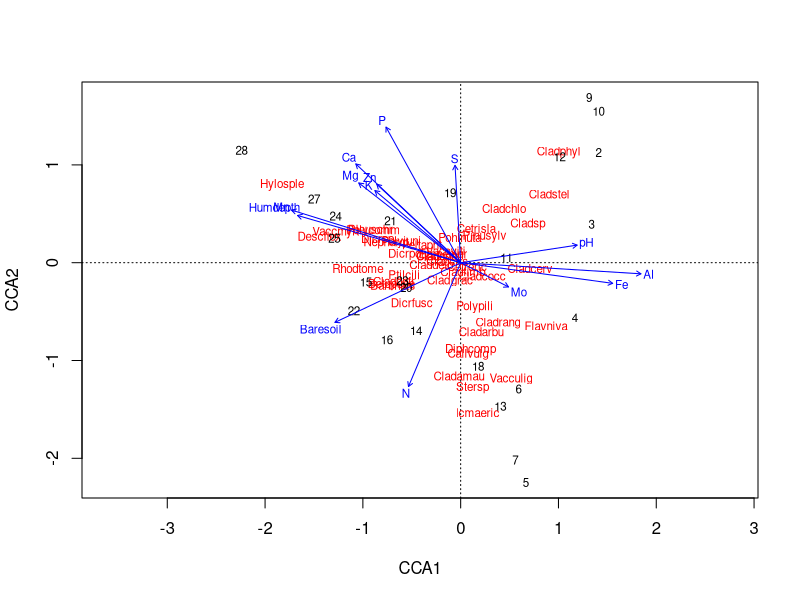
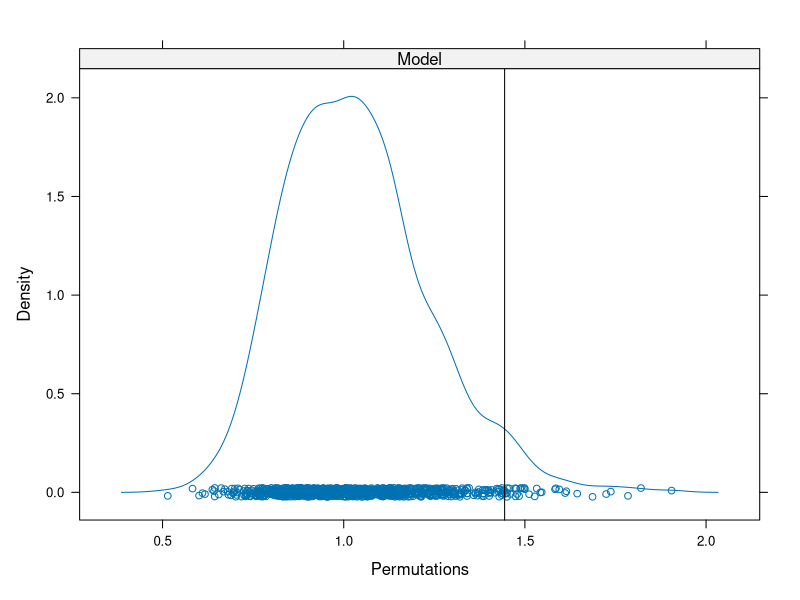
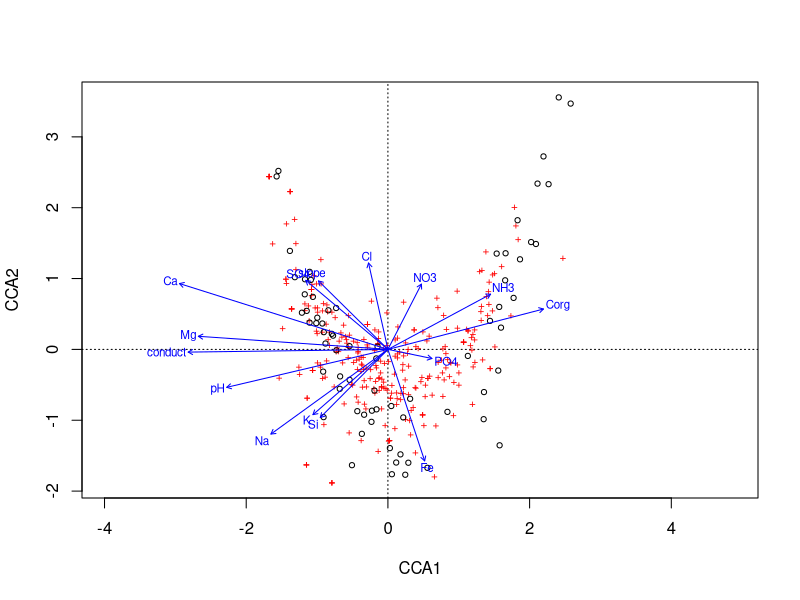
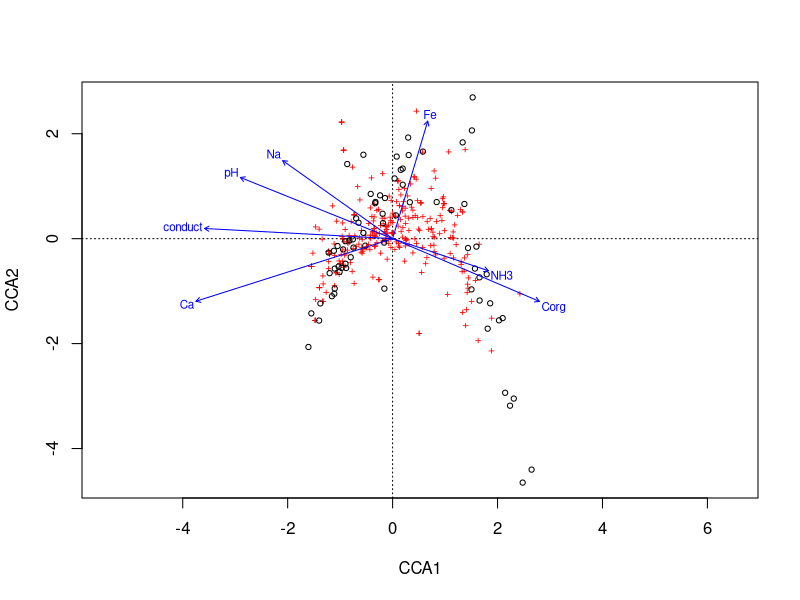
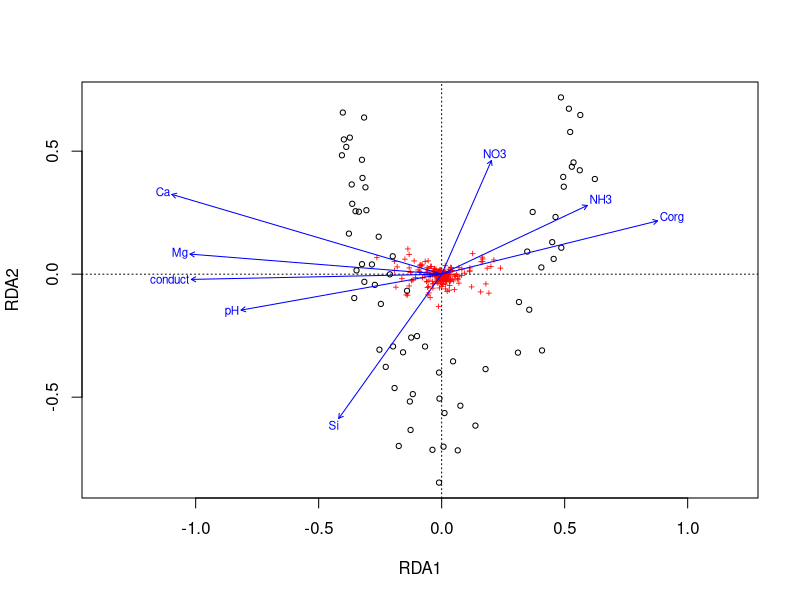

The R source for these figures, in order: (Note: this script raises an error after producing the figures.)
## ---- chunk 1
options(htmltools.dir.version = FALSE)
knitr::opts_chunk$set(cache = TRUE, dev = 'svg', echo = TRUE, message = FALSE, warning = FALSE,
                      fig.height=6, fig.width = 1.777777*6)
library("vegan")
library("ggplot2")
data(varespec)
data(varechem)

## plot defaults
theme_set(theme_minimal(base_size = 16, base_family = 'Fira Sans'))
## ---- chunk 2
cca1 <- cca(varespec ~ ., data = varechem)
cca1
## ---- chunk 3
rda1 <- rda(varespec ~ ., data = varechem)
rda1
## ---- chunk 4
eigenvals(cca1)
## ---- chunk 5
library("vegan")
data(varechem, varespec)
## ---- chunk 6
mycca1 <- cca(varespec ~ N + P + K, data = varechem)
mycca1
## ---- chunk 7
ev <- eigenvals(mycca1, model = "constrained")
head(ev)
length(ev)
## ---- chunk 8
str(scores(cca1, choices = 1:4, display = c("species","sites")), max = 1)
head(scores(cca1, choices = 1:2, display = "sites"))
## ---- chunk 9
scores(cca1, choices = 1:2, display = "species", scaling = 3)
## ---- chunk 10
scrs <- scores(mycca1, display = "sites", choices = c(2,3),
               scaling = "sites", hill = TRUE)
head(scrs)
## ---- chunk 11
pcca <- cca(X = varespec,
            Y = varechem[, "Ca", drop = FALSE],
            Z = varechem[, "pH", drop = FALSE])
## ---- chunk 12
pcca <- cca(varespec ~ Ca + Condition(pH), data = varechem) ## easier!
## ---- chunk 13
pcca <- cca(varespec ~ Ca + Condition(pH), data = varechem) ## easier!
pcca
## ---- chunk 14
plot(cca1)
## ---- chunk 15
vare.cca <- cca(varespec ~ Al + P*(K + Baresoil), data = varechem)
vare.cca
## ---- chunk 16
vif.cca(cca1)
## ---- chunk 17
upr <- cca(varespec ~ ., data = varechem)
lwr <- cca(varespec ~ 1, data = varechem)
set.seed(1)
mods <- ordistep(lwr, scope = formula(upr), trace = 0)
## ---- chunk 18
mods
## ---- chunk 19
mods$anova
## ---- chunk 20
mods2 <- step(upr, scope = list(lower = formula(lwr), upper = formula(upr)), trace = 0,
              test = "perm")
mods2
## ---- chunk 21

## ---- chunk 22
RsquareAdj(cca1)
## ---- chunk 23
ordiR2step(lwr, upr, trace = FALSE)
## ---- chunk 24
pstat <- permustats(anova(cca1))
summary(pstat)
## ---- chunk 25

## ---- chunk 26
densityplot(pstat)
## ---- chunk 27
set.seed(42)
(perm <- anova(cca1))
## ---- chunk 28
args(anova.cca)
## ---- chunk 29
set.seed(1)
anova(mods, by = "axis")
## ---- chunk 30
set.seed(5)
anova(mods, by = "terms")
## ---- chunk 31
set.seed(10)
anova(mods, by = "margin")
## ---- chunk 32
## load vegan
library("vegan")

## load the data
spp <- read.csv("data/meadow-spp.csv", header = TRUE, row.names = 1)
env <- read.csv("data/meadow-env.csv", header = TRUE, row.names = 1)
## ---- chunk 33
m1 <- cca(spp ~ ., data = env)
set.seed(32)
anova(m1)
## ---- chunk 34
plot(m1)
## ---- chunk 35

## ---- chunk 36
set.seed(67)
lwr <- cca(spp ~ 1, data = env)
( m2 <- ordistep(lwr, scope = formula(m1), trace = FALSE) )
## ---- chunk 37
plot(m2)
## ---- chunk 38

## ---- chunk 39
m2$anova
## ---- chunk 40
spph <- decostand(spp, method = "hellinger")
m3 <- rda(spph ~ ., data = env)
lwr <- rda(spph ~ 1, data = env)
m4 <- ordistep(lwr, scope = formula(m3),
               trace = FALSE)
## ---- chunk 41
m4
## ---- chunk 42
plot(m4)
## ---- chunk 43

## ---- chunk 44
m5 <- ordiR2step(lwr, scope = formula(m3), trace = FALSE)
m5$anova
## ---- chunk 45
knitr::include_graphics("./resources/cyclic-shifts-figure.png")
## ---- chunk 46
shuffle(10, control = how(within = Within(type = "series")))
## ---- chunk 47
set.seed(4)
h <- how(within = Within(type = "grid",
                         ncol = 3, nrow = 3))
perm <- shuffle(9, control = h)
matrix(perm, ncol = 3)
## ---- chunk 48
knitr::include_graphics("./resources/Toroidal_coord.png")
## ---- chunk 49
knitr::include_graphics("./resources/cyclic-shifts-with-mirror-figure.svg")
## ---- chunk 50
plt <- gl(3, 10)
h <- how(within = Within(type = "series"), plots = Plots(strata = plt))
## ---- chunk 51
args(Within)
args(Plots)
## ---- chunk 52
args(how)
## ---- chunk 53
plt <- gl(3, 10)
h <- how(within = Within(type = "series"),
         plots = Plots(strata = plt))
set.seed(4)
p <- shuffle(30, control = h)
do.call("rbind", split(p, plt)) ## look at perms in context
## ---- chunk 54
plt <- gl(3, 10)
h <- how(within = Within(type = "series", constant = TRUE),
         plots = Plots(strata = plt))
set.seed(4)
p <- shuffle(30, control = h)
do.call("rbind", split(p, plt)) ## look at perms in context
## ---- chunk 55
## load vegan
library("vegan")

## load the data
spp <- read.csv("data/ohraz-spp.csv", header = TRUE, row.names = 1)
env <- read.csv("data/ohraz-env.csv", header = TRUE, row.names = 1)
molinia <- spp[, 1]
spp <- spp[, -1]

## Year as numeric
env <- transform(env, year = as.numeric(as.character(year)))
## ---- chunk 56
c1 <- rda(spp ~ year + year:mowing + year:fertilizer + year:removal + Condition(plotid), data = env)
(h <- how(within = Within(type = "none"), plots = Plots(strata = env$plotid, type = "free")))
## ---- chunk 57
set.seed(42)
anova(c1, permutations = h, model = "reduced")
## ---- chunk 58
set.seed(24)
anova(c1, permutations = h, model = "reduced", by = "axis")
## ---- chunk 59
## load data
crayfish <- head(read.csv("data/crayfish-spp.csv")[, -1], -1)
design <- read.csv("data/crayfish-design.csv", skip = 1)[, -1]

## fixup the names
names(crayfish) <- gsub("\\.", "", names(crayfish))
names(design) <- c("Watershed", "Stream", "Reach", "Run",
                   "Stream.Nested", "ReachNested", "Run.Nested")
## ---- chunk 60
m.pca <- rda(crayfish)
summary(eigenvals(m.pca))
## ---- chunk 61
layout(matrix(1:2, ncol = 2))
biplot(m.pca, type = c("text", "points"), scaling = "species")
set.seed(23)
ev.pca <- envfit(m.pca ~ Watershed, data = design, scaling = "species")
plot(ev.pca, labels = levels(design$Watershed), add = FALSE)
layout(1)
## ---- chunk 62

## ---- chunk 63
m.ws <- rda(crayfish ~ Watershed, data = design)
m.ws
## ---- chunk 64
summary(eigenvals(m.ws, constrained = TRUE))
## ---- chunk 65
set.seed(1)
ctrl <- how(nperm = 499, within = Within(type = "none"),
            plots = with(design, Plots(strata = Stream, type = "free")))
(sig.ws <- anova(m.ws, permutations = ctrl))
## ---- chunk 66
m.str <- rda(crayfish ~ Stream + Condition(Watershed), data = design)
m.str
## ---- chunk 67
summary(eigenvals(m.str, constrained = TRUE))
## ---- chunk 68
set.seed(1)
ctrl <- how(nperm = 499, within = Within(type = "none"),
            plots = with(design, Plots(strata = Reach, type = "free")),
            blocks = with(design, Watershed))
(sig.str <- anova(m.str, permutations = ctrl))
## ---- chunk 69
(m.re <- rda(crayfish ~ Reach + Condition(Stream), data = design))
## ---- chunk 70
set.seed(1)
ctrl <- how(nperm = 499, within = Within(type = "none"),
            plots = with(design, Plots(strata = Run, type = "free")),
            blocks = with(design, Stream))
(sig.re <- anova(m.re, permutations = ctrl))
## ---- chunk 71
(m.run <- rda(crayfish ~ Run + Condition(Reach), data = design))
## ---- chunk 72
set.seed(1)
ctrl <- how(nperm = 499, within = Within(type = "free"),
            blocks = with(design, Reach))
(sig.run <- anova(m.run, permutations = ctrl))
## ---- chunk 73
head(goodness(mods))
## ---- chunk 74
head(inertcomp(mods, proportional = TRUE))
## ---- chunk 75
spenvcor(mods)
## ---- chunk 76
intersetcor(mods)
